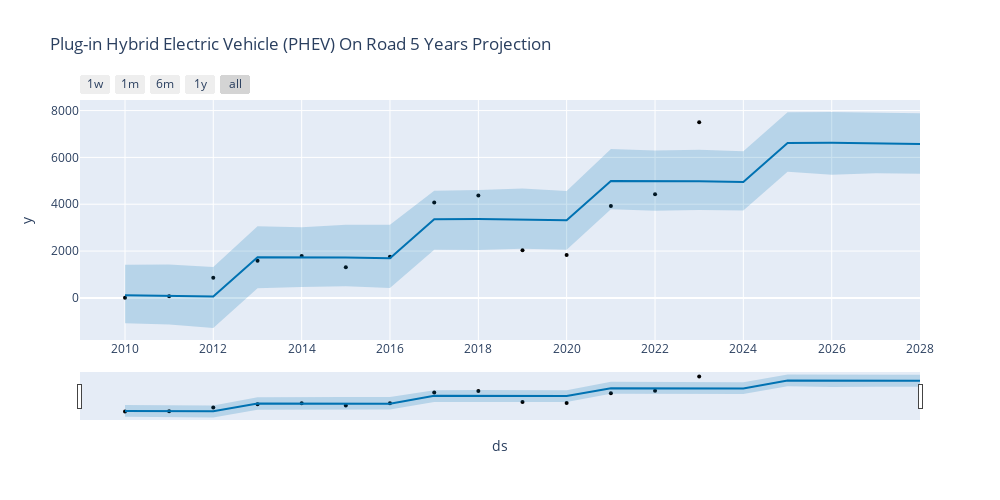

Notebook code cell kept with this figure:
### Markdown cell above
#### Fitting Model

### Code cell
m = Prophet()
m.fit(model_df_phev)

max_year = model_df_phev['ds'].max()
min_year = model_df_phev['ds'].min()
date_range_freq = pd.date_range(start = min_year, end = max_year + pd.DateOffset(years=5), freq='YS')
future = pd.DataFrame({'ds': date_range_freq})
forecast = m.predict(future)
plot_plotly(m, forecast).update_layout(height=500, width=1000, \
                                       title = "Plug-in Hybrid Electric Vehicle (PHEV) On Road 5 Years Projection")

### Figure 1 — Plotly figure (JSON) as saved in the notebook; plotly's stock layout.template omitted (floating-point values rounded to 4 significant figures)
{"data": [{"marker": {"color": "black", "size": 4}, "mode": "markers", "name": "Actual", "type": "scatter", "x": ["2010-01-01T00:00:00", "2011-01-01T00:00:00", "2012-01-01T00:00:00", "2013-01-01T00:00:00", "2014-01-01T00:00:00", "2015-01-01T00:00:00", "2016-01-01T00:00:00", "2017-01-01T00:00:00", "2018-01-01T00:00:00", "2019-01-01T00:00:00", "2020-01-01T00:00:00", "2021-01-01T00:00:00", "2022-01-01T00:00:00", "2023-01-01T00:00:00"], "y": [3, 68, 855, 1590, 1792, 1308, 1762, 4075, 4376, 2031, 1834, 3922, 4426, 7500]}, {"hoverinfo": "skip", "line": {"width": 0}, "mode": "lines", "type": "scatter", "x": ["2010-01-01T00:00:00", "2011-01-01T00:00:00", "2012-01-01T00:00:00", "2013-01-01T00:00:00", "2014-01-01T00:00:00", "2015-01-01T00:00:00", "2016-01-01T00:00:00", "2017-01-01T00:00:00", "2018-01-01T00:00:00", "2019-01-01T00:00:00", "2020-01-01T00:00:00", "2021-01-01T00:00:00", "2022-01-01T00:00:00", "2023-01-01T00:00:00", "2024-01-01T00:00:00", "2025-01-01T00:00:00", "2026-01-01T00:00:00", "2027-01-01T00:00:00", "2028-01-01T00:00:00"], "y": [-1078.0, -1133.0, -1286.0, 414.1, 465.4, 496.8, 417.1, 2052.0, 2042.0, 2100.0, 2053.0, 3781.0, 3719.0, 3754.0, 3727.0, 5387.0, 5262.0, 5327.0, 5307.0]}, {"fill": "tonexty", "fillcolor": "rgba(0, 114, 178, 0.2)", "line": {"color": "#0072B2", "width": 2}, "mode": "lines", "name": "Predicted", "type": "scatter", "x": ["2010-01-01T00:00:00", "2011-01-01T00:00:00", "2012-01-01T00:00:00", "2013-01-01T00:00:00", "2014-01-01T00:00:00", "2015-01-01T00:00:00", "2016-01-01T00:00:00", "2017-01-01T00:00:00", "2018-01-01T00:00:00", "2019-01-01T00:00:00", "2020-01-01T00:00:00", "2021-01-01T00:00:00", "2022-01-01T00:00:00", "2023-01-01T00:00:00", "2024-01-01T00:00:00", "2025-01-01T00:00:00", "2026-01-01T00:00:00", "2027-01-01T00:00:00", "2028-01-01T00:00:00"], "y": [113.9, 99.93, 63.03, 1732.0, 1742.0, 1728.0, 1691.0, 3360.0, 3370.0, 3356.0, 3319.0, 4988.0, 4997.0, 4983.0, 4946.0, 6616.0, 6625.0, 6611.0, 6574.0]}, {"fill": "tonexty", "fillcolor": "rgba(0, 114, 178, 0.2)", "hoverinfo": "skip", "line": {"width": 0}, "mode": "lines", "type": "scatter", "x": ["2010-01-01T00:00:00", "2011-01-01T00:00:00", "2012-01-01T00:00:00", "2013-01-01T00:00:00", "2014-01-01T00:00:00", "2015-01-01T00:00:00", "2016-01-01T00:00:00", "2017-01-01T00:00:00", "2018-01-01T00:00:00", "2019-01-01T00:00:00", "2020-01-01T00:00:00", "2021-01-01T00:00:00", "2022-01-01T00:00:00", "2023-01-01T00:00:00", "2024-01-01T00:00:00", "2025-01-01T00:00:00", "2026-01-01T00:00:00", "2027-01-01T00:00:00", "2028-01-01T00:00:00"], "y": [1412.0, 1430.0, 1321.0, 3057.0, 3015.0, 3121.0, 3118.0, 4571.0, 4610.0, 4670.0, 4569.0, 6359.0, 6293.0, 6332.0, 6262.0, 7931.0, 7939.0, 7900.0, 7887.0]}], "layout": {"height": 500, "showlegend": false, "title": {"text": "Plug-in Hybrid Electric Vehicle (PHEV) On Road 5 Years Projection"}, "width": 1000, "xaxis": {"rangeselector": {"buttons": [{"count": 7, "label": "1w", "step": "day", "stepmode": "backward"}, {"count": 1, "label": "1m", "step": "month", "stepmode": "backward"}, {"count": 6, "label": "6m", "step": "month", "stepmode": "backward"}, {"count": 1, "label": "1y", "step": "year", "stepmode": "backward"}, {"step": "all"}]}, "rangeslider": {"visible": true}, "title": {"text": "ds"}, "type": "date"}, "yaxis": {"title": {"text": "y"}}}}
